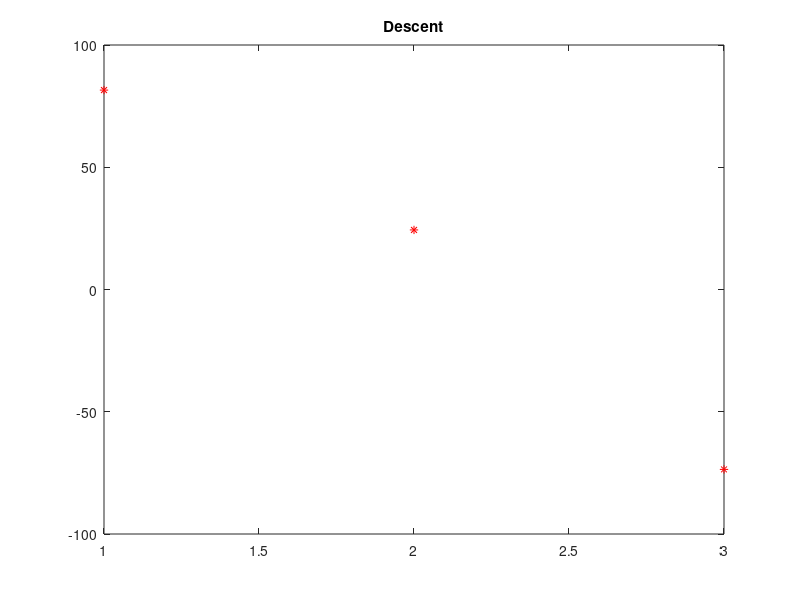

This chart was generated by the following MATLAB code:
%Lander project
clc;
clear;
printf("Lunar Lander version 1.0\n")
printf("**************************")

%Random whole number altitude between 0-100:
x_0=ceil(10*rand(1))+90;
v_0 = rand(1); %Initial velocity in meter/second
%Ma=0.1;
%gamma=1.3;
%R=8.314*10^3;
%Te=600;
%ve = Ma*sqrt(gamma * R * Te) %Ma: Mach number, gamma: cp/cv, R: gas constant, Te: absolute temperature of motor 
ve=1.;
grav=1.63; %Acceleration due to gravity in m/sq.s
mass = 1000*10^3; %Mass in kilogram
mass_fuelTotal = 75; %Initial total mass of fuel in kg
friction = 0; %Friction

printf("\n\n")
printf("You need to land your shuttle (don't crash it.. or you lose your job... and your life probably..)\n")
printf("\n\n")
printf("Control the thrust by providing a value for the amount of fuel you wish to burn and the burn time\n")
printf("Remember that you have limited fuel...\n")      
printf("\n\n")
printf("Your starting altitude is %1.2f meter above the m\n", x_0)
printf("Your current velocity is %1.3f meter/second\n", v_0)
printf("The gravitational acceleration is %1.3f meter/sq.second \n", grav)
printf("The shuttle has a mass of %d [kg] and has an initial fuel mass of %1.3f\n [kg] \n\n", mass, mass_fuelTotal)

%User input and loop
x_now=x_0;
v_now=v_0;
x_values=[];
instance=0;
while(x_now>=0)
  m_burn = input("Enter mass of fuel you wish to burn [kg]: "); %User input
  burn_time = input("Enter burn time [second]: "); %User input
  t=burn_time;
  mdot = m_burn/t;
  printf("Current fuel consumption rate is %1.3f [kg/s] \n", mdot)
    if(instance==0)
      m_now = mass+mass_fuelTotal-m_burn;
    else
      m_now = m_prev - m_burn;  
    endif
  x_prev = x_now;
  v_prev = v_now;
  
  x_next = -0.5*grav*t^2 + mdot*ve*t^2/(2*m_now) + v_prev*t + x_prev; %Position at time  
  v_next =  -grav*t + (mdot/m_now)*ve*t + v_prev; %velocity at time 
  
  m_prev=m_now;
    if(instance==0)
      m_fuel_now = mass_fuelTotal-m_burn;
      printf("Current altitude is %1.3f and the amount of fuel left is %1.3f\n", x_now, m_fuel_now)
    else
      m_fuel_now = m_fuel_prev - m_burn  ;
      printf("Current altitude is %1.3f and the amount of fuel left is %1.3f\n", x_now, m_fuel_now)
    endif  
  instance=1;    
  x_now = x_next;
  v_now = v_next;
  m_fuel_prev = m_fuel_now;
  x_values = [x_values, x_now];
  
  
    if((m_fuel_now==0 && x_now > 0) || m_fuel_now<0 || x_now<0)
     printf("CRASH!\n\n");
     pause(0.3)
     printf("Following is your trajectory report\n\n")
     plot(x_values, 'r*')
     title("Descent")
    endif
endwhile  


 if(x_now==0)
  printf("Landed!")
 endif

  



